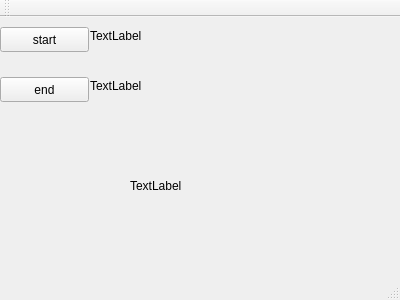
<?xml version="1.0" encoding="UTF-8"?>
<ui version="4.0">
 <class>MainWindow</class>
 <widget class="QMainWindow" name="MainWindow">
  <property name="geometry">
   <rect>
    <x>0</x>
    <y>0</y>
    <width>400</width>
    <height>300</height>
   </rect>
  </property>
  <property name="windowTitle">
   <string>MainWindow</string>
  </property>
  <widget class="QWidget" name="centralWidget">
   <widget class="QLabel" name="start_time">
    <property name="geometry">
     <rect>
      <x>90</x>
      <y>10</y>
      <width>281</width>
      <height>17</height>
     </rect>
    </property>
    <property name="text">
     <string>TextLabel</string>
    </property>
   </widget>
   <widget class="QLabel" name="end_time">
    <property name="geometry">
     <rect>
      <x>90</x>
      <y>60</y>
      <width>291</width>
      <height>17</height>
     </rect>
    </property>
    <property name="text">
     <string>TextLabel</string>
    </property>
   </widget>
   <widget class="QPushButton" name="start">
    <property name="geometry">
     <rect>
      <x>0</x>
      <y>10</y>
      <width>89</width>
      <height>25</height>
     </rect>
    </property>
    <property name="text">
     <string>start</string>
    </property>
   </widget>
   <widget class="QPushButton" name="end">
    <property name="geometry">
     <rect>
      <x>0</x>
      <y>60</y>
      <width>89</width>
      <height>25</height>
     </rect>
    </property>
    <property name="text">
     <string>end</string>
    </property>
   </widget>
   <widget class="QLabel" name="used_time">
    <property name="geometry">
     <rect>
      <x>130</x>
      <y>160</y>
      <width>67</width>
      <height>17</height>
     </rect>
    </property>
    <property name="text">
     <string>TextLabel</string>
    </property>
   </widget>
  </widget>
  <widget class="QMenuBar" name="menuBar">
   <property name="geometry">
    <rect>
     <x>0</x>
     <y>0</y>
     <width>400</width>
     <height>22</height>
    </rect>
   </property>
  </widget>
  <widget class="QToolBar" name="mainToolBar">
   <attribute name="toolBarArea">
    <enum>TopToolBarArea</enum>
   </attribute>
   <attribute name="toolBarBreak">
    <bool>false</bool>
   </attribute>
  </widget>
  <widget class="QStatusBar" name="statusBar"/>
 </widget>
 <layoutdefault spacing="6" margin="11"/>
 <resources/>
 <connections/>
</ui>
